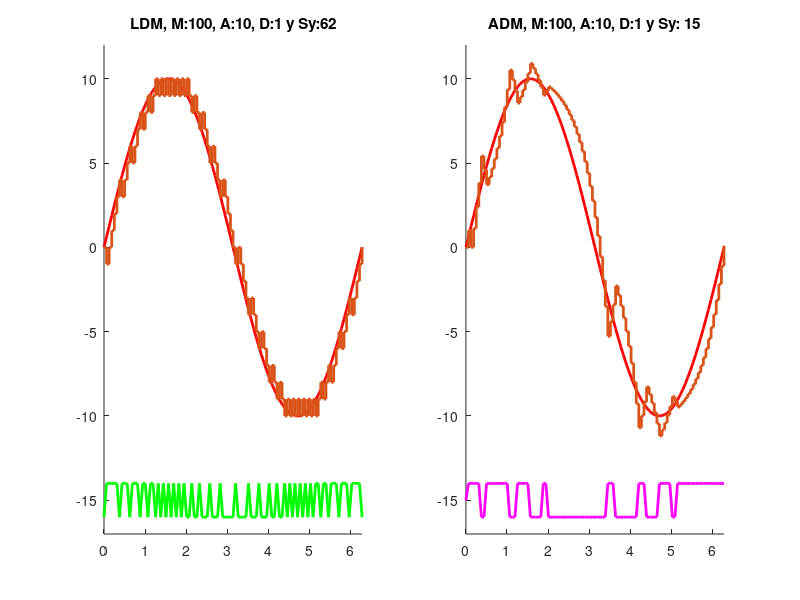

Write the MATLAB code that produced this figure.
% Experiment Cap 3, CSBOOK: Haykin
% Edit: Coronel Jose, EIE-FCEIA, Nov 2016

clear all  clc

%%%%%%%%%%%%%%%%%%%%%%%%%%%%%%%%%%%%%%%%%%%%%%%%%%%%%%
% Params
%%%%%%%%%%%%%%%%%%%%%%%%%%%%%%%%%%%%%%%%%%%%%%%%%%%%%%
A=10;           % A: amplitud de la Sx Senoidal, 5 a 20, default 10
ciclos=1;       % periodos de la Sx Senoidal, default 1
M=100;          % M: muestreo de la Sx Senoidal, 50 a 200, default 100

delta=1;        % D: escalon de la modulacion DPCM y ADPCM, 1 a 3, default 1
mindelta=1/8;   % ADM minDelta, default 1/8
                % Sy: cantidad de simbolos PCM


%%%%%%%%%%%%%%%%%%%%%%%%%%%%%%%%%%%%%%%%%%%%%%%%%%%%%%
% Sx: generating sinwave
%%%%%%%%%%%%%%%%%%%%%%%%%%%%%%%%%%%%%%%%%%%%%%%%%%%%%%
P=2*pi;
t=(0 : P/M : P*ciclos);       
a=A*sin(t);  
n=length(a);
x(1:n)=a;

%%%%%%%%%%%%%%%%%%%%%%%%%%%%%%%%%%%%%%%%%%%%%%%%%%%%%%
% Linear Delta Modulation - LDM
%%%%%%%%%%%%%%%%%%%%%%%%%%%%%%%%%%%%%%%%%%%%%%%%%%%%%%
% init
xhat_d(1:n-1) = 0;
d_d(1:n) = 0;
sb_d = 0;

 for k=1: n
	if (x(k)-xhat_d(k)) > 0               % error de la modulacion
        d_d(k)=1;                
    else
        d_d(k)=-1;
	end %if
    
    if(k>1  &&  d_d(k-1) ~= d_d(k))     % contador de simbolos
            sb_d = sb_d+1;
    end

   xhat_d(k+1) = xhat_d(k) + d_d(k) * delta;    % modulacion LDM

 end
xhat_d = xhat_d(1:n);

%%%%%%%%%%%%%%%%%%%%%%%%%%%%%%%%%%%%%%%%%%%%%%%%%%%%%%
% Adaptive  Delta Modulation - ADM
%%%%%%%%%%%%%%%%%%%%%%%%%%%%%%%%%%%%%%%%%%%%%%%%%%%%%%
% init
xhat(1:n-1)=0;
p_md= 1+mindelta;

% ADPCM
d(1:n)=0;
sb=0;
for k=2:n
 	
	if ((x(k)-xhat(k-1)) > 0 )    % error del modulador
		d(k)=1; 	
    else
        d(k)=-1;
    end
    
    if(d(k-1) ~= d(k))            % Contador de simbolos           
        sb = sb+1;
    end            

	if k==2                       % 1ros valores para k=1 k=2
		xhat(k) = d(k) * delta + xhat(k-1);
    end

    delta_k = abs(xhat(k)-xhat(k-1));   % escalon del instante k

    if (d(k-1)  == -1 && d(k) == 1)                     % modo granular >> prox esc +50%
        xhat(k+1) = xhat(k) + 0.5 * delta_k;	  
    elseif (d(k-1)  == 1 && d(k) == 1)                  % modo sobrecarga ce pendiente >> prox esc + p_md
        xhat(k+1) = xhat(k) + p_md * delta_k;
    elseif (d(k-1)  == 1 && d(k) == -1)                 % modo granular >> prox esc -50%
        xhat(k+1) = xhat(k) - 0.5 * delta_k;
    elseif (d(k-1)  == -1 && d(k) == -1)                % modo sobrecarga ce pendiente >> prox esc - p_md
        xhat(k+1) = xhat(k) - p_md * delta_k;
    end
end
xhat = xhat(1:n);

%%%%%%%%%%%%%%%%%%%%%%%%%%%%%%%%%%%%%%%%%%%%%%%%%%%%%%
%Plots
%%%%%%%%%%%%%%%%%%%%%%%%%%%%%%%%%%%%%%%%%%%%%%%%%%%%%%
figure() 

%LDM
subplot(1,2,1) 
hold on;
y2=A+5;

str = sprintf('LDM, M:%3d, A:%2d, D:%d y Sy:%2d', M, A, delta, sb_d);
title(str)
plot(t, a, 'Color','red' , 'LineWidth',2)
stairs(t, xhat_d, 'LineWidth',2);
% plot(t, xhat_d, 'Color','green');
plot(t, d_d-y2,  'Color','green' , 'LineWidth',2);
axis([0 t(n) -y2-2 A+2])

%ADM
subplot(1,2,2)
hold on;

str = sprintf('ADM, M:%3d, A:%2d, D:%d y Sy:%3d', M, A, delta, sb);
title(str)
plot(t, a, 'Color','red', 'LineWidth',2);
stairs(t, xhat, 'LineWidth',2);
% plot(t, xhat);
plot(t, d-y2,  'Color','magenta' , 'LineWidth',2)
axis([0 t(n) -y2-2 A+2])